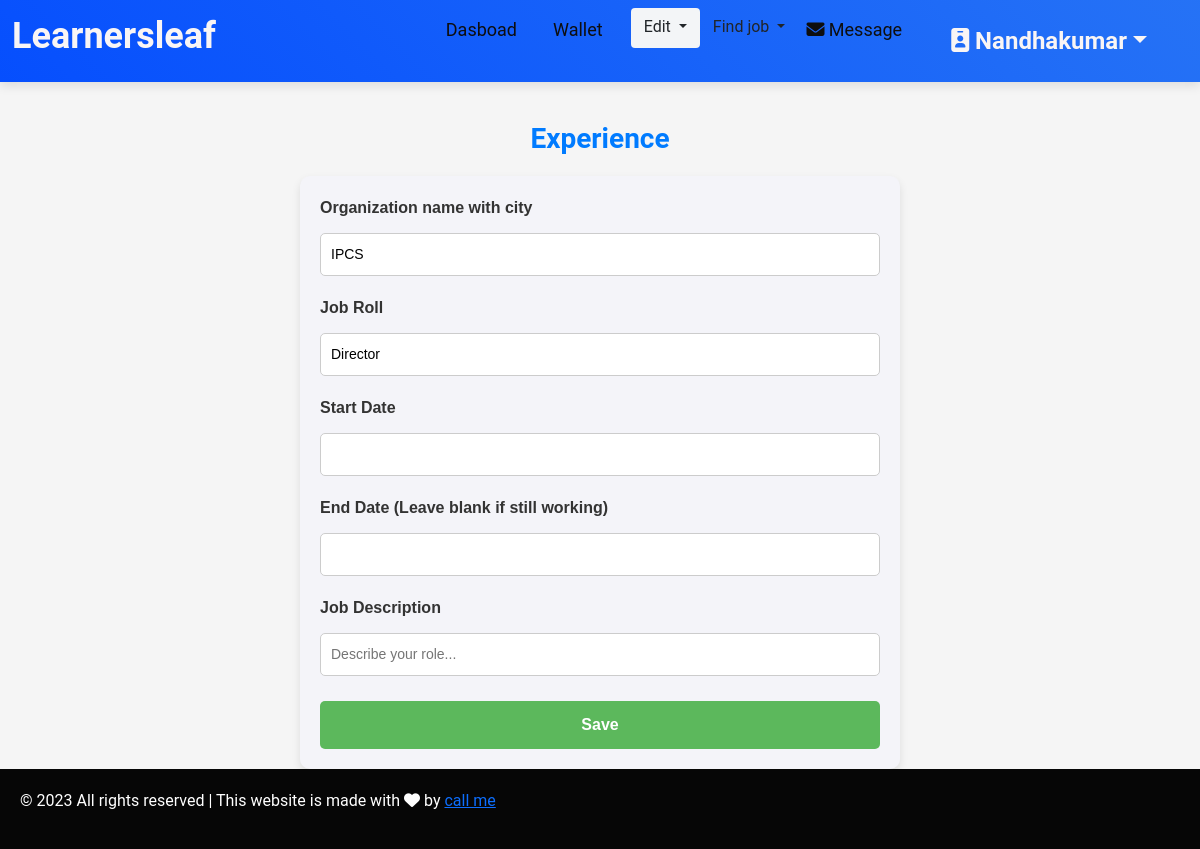
/t_experience/nandhakumar.2001830@gmail.com, run on the app's committed database.
### kovai_app/models.py (models this page shows, shortened)
class TutorRegistration(models.Model):
    GENDER_CHOICES = [
        ('male', 'Male'),
        ('female', 'Female'),
    ]
    TEACHING_TYPES = [
        ('individual_teaching', 'Individual Teaching'),
        ('teaching_company', 'Teaching Company'),
    ]
    DEGREE_TYPES = [
        ('Secondary', 'Secondary'),
        ('Higher_Secondary', 'Higher Secondary'),
        ('Diploma', 'Diploma'),
        ('Graduation', 'Graduation'),
        ('AdvancedDiploma', 'Advanced Diploma'),
        ('PostGraduation', 'Post Graduation'),
        ('Doctorate/PhD', 'Doctorate/PhD'),
        ('Certification', 'Certification'),
        ('Other', 'Other'),
    ]
    ASSOCIATION_CHOICES = [
        ('parttime', 'Part time'),
        ('fulltime', 'Full time'),
        ('Correspondence', 'Correspondence / Distance Learning'),
    ]
    FEE_CHOICES = [
        ('per_hour', 'per hour'),
        ('per_month', 'per month'),
        ('per_year', 'per year'),
    ]
    INTEREST_CHOICES = [
        ('online_teaching', 'Online teaching'),
        ('offline_teaching', 'Offline teaching'),
        ('full_time', 'Full Time'),
        ('part_time', 'Part Time'),
        ('both', 'Both'),
    ]
    name = models.CharField(max_length=255)
    email = models.EmailField()
    password = models.CharField(max_length=255)
    confirm_password = models.CharField(max_length=255)
    types = models.CharField(max_length=50, choices=TEACHING_TYPES, null=True, blank=True)
    strength = models.CharField(max_length=255, null=True, blank=True)
    gender = models.CharField(max_length=10, choices=GENDER_CHOICES, null=True, blank=True)
    date_of_birth = models.DateField(null=True, blank=True)
    language = models.CharField(max_length=50, choices=TEACHING_TYPES, null=True, blank=True)
    language_two=models.CharField(max_length=50, choices=TEACHING_TYPES, null=True, blank=True)
    language_three=models.CharField(max_length=50, choices=TEACHING_TYPES, null=True, blank=True)
    language_four=models.CharField(max_length=50, choices=TEACHING_TYPES, null=True, blank=True)
    language_five=models.CharField(max_length=50, choices=TEACHING_TYPES, null=True, blank=True)
    location = models.CharField(max_length=255, null=True, blank=True)
    post_code = models.CharField(max_length=20, null=True, blank=True)
    subject = models.CharField(max_length=255, null=True, blank=True)
    from_level = models.CharField(max_length=255, null=True, blank=True)
    institution_name = models.CharField(max_length=255, null=True, blank=True)
    degree_type = models.CharField(max_length=50, choices=DEGREE_TYPES, null=True, blank=True)
    degree_name = models.CharField(max_length=255, null=True, blank=True)
    specialisation= models.CharField(max_length=255, null=True, blank=True)
    institution_name_two = models.CharField(max_length=255, null=True, blank=True)
    institution_name_three = models.CharField(max_length=255, null=True, blank=True)
    institution_name_four = models.CharField(max_length=255, null=True, blank=True)
    institution_name_five = models.CharField(max_length=255, null=True, blank=True)
    degree_type_two = models.CharField(max_length=50, choices=DEGREE_TYPES, null=True, blank=True)
    degree_name_two = models.CharField(max_length=255, null=True, blank=True)
    degree_type_three = models.CharField(max_length=50, choices=DEGREE_TYPES, null=True, blank=True)
    degree_name_three = models.CharField(max_length=255, null=True, blank=True)
    degree_type_four = models.CharField(max_length=50, choices=DEGREE_TYPES, null=True, blank=True)
    degree_name_four = models.CharField(max_length=255, null=True, blank=True)
    degree_type_five = models.CharField(max_length=50, choices=DEGREE_TYPES, null=True, blank=True)
    degree_name_five = models.CharField(max_length=255, null=True, blank=True)
    specialisation_two= models.CharField(max_length=255, null=True, blank=True)
    specialisation_three= models.CharField(max_length=255, null=True, blank=True)
    specialisation_four= models.CharField(max_length=255, null=True, blank=True)
    specialisation_five= models.CharField(max_length=255, null=True, blank=True)
    company_name = models.CharField(max_length=255, null=True, blank=True)
    job_roll = models.CharField(max_length=255, null=True, blank=True)
    company_name_two = models.CharField(max_length=255, null=True, blank=True)
    job_roll_two = models.CharField(max_length=255, null=True, blank=True)
    company_name_three = models.CharField(max_length=255, null=True, blank=True)
    job_roll_three = models.CharField(max_length=255, null=True, blank=True)
    company_name_four = models.CharField(max_length=255, null=True, blank=True)
    job_roll_four = models.CharField(max_length=255, null=True, blank=True)
    company_name_five = models.CharField(max_length=255, null=True, blank=True)
    job_roll_five = models.CharField(max_length=255, null=True, blank=True)
    year_of_experience=models.CharField(max_length=255, null=True, blank=True)
    year_of_experience_two=models.CharField(max_length=255, null=True, blank=True)
    year_of_experience_three=models.CharField(max_length=255, null=True, blank=True)
    year_of_experience_four=models.CharField(max_length=255, null=True, blank=True)
    year_of_experience_five=models.CharField(max_length=255, null=True, blank=True)
    i_charge = models.CharField(max_length=20, choices=FEE_CHOICES, null=True, blank=True)
    min_fee = models.DecimalField(max_digits=10, decimal_places=2, null=True, blank=True)
    max_fee = models.DecimalField(max_digits=10, decimal_places=2, null=True, blank=True)
    classes = models.CharField(max_length=20, choices=FEE_CHOICES, null=True, blank=True)
    other_subject = models.CharField(max_length=20, choices=FEE_CHOICES, null=True, blank=True)
    language_subject = models.CharField(max_length=20, choices=FEE_CHOICES, null=True, blank=True)
    curriculum= models.CharField(max_length=20, choices=FEE_CHOICES, null=True, blank=True)
    willing_to_travel = models.CharField(
        max_length=3,
        choices=[('yes', 'Yes'), ('no', 'No')],
        default='no',
        null=True,
        blank=True
    )
    available_for_online_teaching = models.CharField(
        max_length=3,
        choices=[('yes', 'Yes'), ('no', 'No')],
        default='no',
        null=True,
        blank=True
    )
    help_with_homework = models.CharField(
        max_length=3,
        choices=[('yes', 'Yes'), ('no', 'No')],
        default='no',
        null=True,
        blank=True
    )
    full_time_teacher = models.CharField(
        max_length=3,
        choices=[('yes', 'Yes'), ('no', 'No')],
        default='no',
        null=True,
        blank=True
    )
    interested_in = models.CharField(max_length=20, choices=INTEREST_CHOICES, null=True, blank=True)
    s_profile_description = models.TextField(null=True, blank=True)
    profile_description = models.TextField(null=True, blank=True)
    id_proof = models.ImageField(upload_to=upload_to, null=True, blank=True)
    profile_photo = models.ImageField(upload_to=upload_to,null=True)
    phone = models.CharField(max_length=15 ,null=True, blank=True)
    email_otp=models.BigIntegerField(null=True,blank=True)
    filename=models.CharField(max_length=500, choices=INTEREST_CHOICES, null=True, blank=True)
    coin=models.IntegerField(null=True, blank=True)
    review=models.IntegerField(null=True, blank=True)

### kovai_app/views.py (the view, shortened to what this page needs)
# urls.py: path('t_experience/<email>',views.t_experience, name='t_experience'),
def t_experience(request,email):
    a = TutorRegistration.objects.filter(email=email).first()
    return render(request, "t_experience.html", {"account": a})

### kovai_app/templates/t_experience.html (shortened to what this page needs)
<!DOCTYPE html>
<html lang="en">
<head>
    <link href="https://cdn.jsdelivr.net/npm/bootstrap@5.3.3/dist/css/bootstrap.min.css" rel="stylesheet">
    <link rel="stylesheet" href="https://cdnjs.cloudflare.com/ajax/libs/font-awesome/6.6.0/css/all.min.css" />
</head>
<body>
    <nav class="navbar navbar-expand-lg navbar-light " >
        <div class="container-fluid">
            <a class="navbar-brand " href="#"><h2 style="font-weight: bold; color: #f9f5f5; font-size: 36px;">Learnersleaf</h2>
            </a>
            <div class="collapse navbar-collapse" id="navbarNav">
                <ul class="navbar-nav ms-auto">
                    <li class="nav-item">
                        <a class="nav-link " href="/teacher_dashboard/{{account.email}}">Dasboad</a>
                    </li>
                    <li class="nav-item">
                        <a class="nav-link  " href="/t_wallet/{{account.email}}">Wallet</a>
                    </li>
                    <li class="nav-item active">
                        <div class="dropdown av-link">
                            <button type="button" class="btn   dropdown-toggle " data-bs-toggle="dropdown">
                                Edit
                            </button>
                        </div>
                    </li>
                    <li class="nav-item">
                        <div class="dropdown">
                            <button type="button" class="btn dropdown-toggle" data-bs-toggle="dropdown" >
                                Find job
                            </button>
                        </div>
                    </li>
                    <li class="nav-item  ">
                     <a href="/teacher_inbox/{{account.email}}" class="nav-link" > <i class="fa-solid fa-envelope"  ></i>&nbsp;Message</a>
                </li>
                <li class="nav-item">
                <div class="dropdown nav-link "><div class="btn  dropdown-toggle" data-bs-toggle="dropdown" style="font-size: 24px; font-weight: bold; color:  #f9f5f5;;" ><i class="fa-solid fa-id-badge"  ></i> {{account.name|title}}</div>
    </div>
            </li>
                </ul>
            </div>
        </div>
    </nav>
    <h2 class="section-heading">Experience</h2>
    <form action="/t_experience/{{account.email}}" method="POST">
        <label>Organization name with city</label>
        <input type="text" name="company_name" placeholder="XYZ Company" value="{{account.company_name}}">
        <label>Job Roll</label>
        <input type="text" name="job_roll" placeholder="IT Engineer" value="{{account.job_roll}}">
        <label>Start Date</label>
    <input type="text"  id="s" name="start_date" min="2001-04-01" max="2024-04-30" value="{{account.job_start_date}}">
    <label>End Date (Leave blank if still working)</label>
    <input type="text" name="end_date" id="e" min="2001-04-01" max="2024-04-30" value="{{account.job_end_date}}">
        <label>Job Description</label>
        <input type="text" name="job_description" placeholder="Describe your role..." value="{{account.job_description}}">
        <input type="submit" value="Save">
    </form>
    <div class="footer">
        <p>&copy; 2023 All rights reserved | This website is made with <i
            class="fa-solid fa-heart"></i> by <a href="https://www.linkedin.com
            /in/krishnachandra-9a8a3a1a5/"> call me</a>
            </p>
    </div>
</body>
</html>

### kovai_app/templates/t_experience.html (style rules this page uses)
body { font-family: Arial, sans-serif; background-color: #f4f4f4; margin: 0; }
form { max-width: 600px; margin: 0 auto; padding: 20px; background-color: #f4f4f9; border-radius: 10px; box-shadow: 0 4px 8px rgba(0, 0, 0, 0.1); font-family: Arial, sans-serif; }
label { font-size: 16px; font-weight: bold; display: block; margin-bottom: 8px; color: #333; }
input[type="text"], input[type="date"], input[type="number"] { width: 100%; padding: 10px; margin-bottom: 20px; border: 1px solid #ccc; border-radius: 5px; font-size: 14px; box-sizing: border-box; }
input[type="submit"] { width: 100%; padding: 12px; background-color: #5cb85c; color: white; font-size: 16px; font-weight: bold; border: none; border-radius: 5px; cursor: pointer; transition: background-color 0.3s ease; }
input { margin-top: 5px; }
.navbar-brand { font-size: 30px; font-weight: bold; color: #007bff; transition: color 0.3s ease; }
.active { background-color: #f3f5f7; font-weight: bold; height: 40px; border-radius: 4px; }
.nav-link { font-size: 18px; margin-right: 20px; color: #0e0e0e; position: relative; transition: color 0.3s ease, transform 0.3s ease; }
.nav-link::after { content: ''; position: absolute; width: 0; height: 2px; background: #007bff; left: 0; bottom: -5px; transition: width 0.3s ease; }
.section-heading { margin: 40px 0 20px; font-size: 28px; text-align: center; font-weight: bold; color: #007bff; animation: fadeInDown 1s ease; }
body { background-color: #f5f5f5; font-family: 'Roboto', sans-serif; color: #333; }
h2 { color: #0a0606; font-weight: bold; }
nav { background: linear-gradient(45deg, #0048ff, #7ed6df); background-size: 400% 400%; animation: gradientAnimation 10s ease infinite; box-shadow: 0 4px 10px rgba(0, 0, 0, 0.1); }
.footer { background-color: #060606; padding: 20px; color: #fff; margin-left: 0; }

### data on the page
TutorRegistration: name "Nandhakumar", company_name "IPCS", job_roll "Director"
